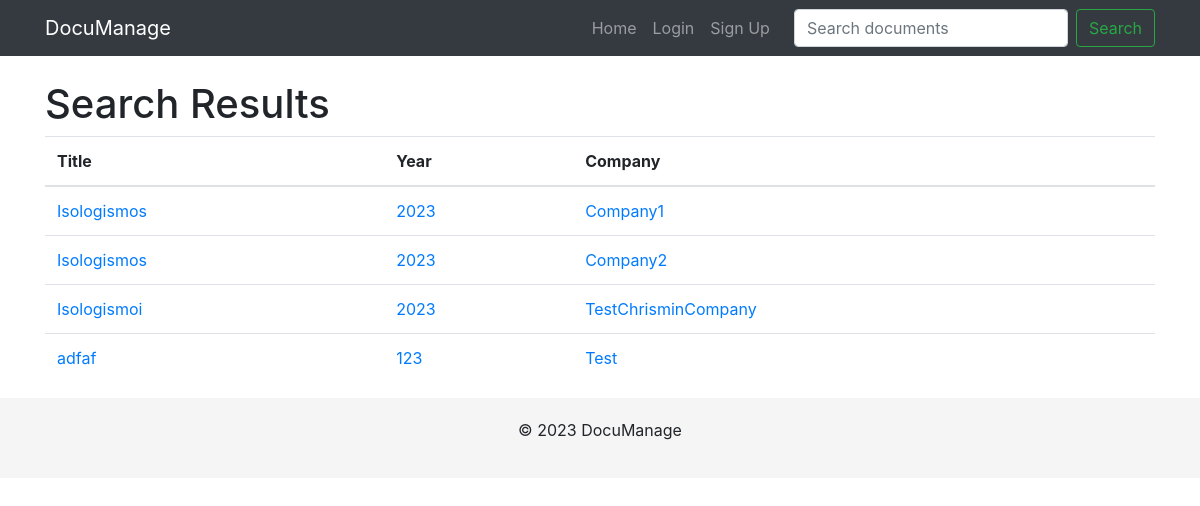
The app's page /search/, older data.
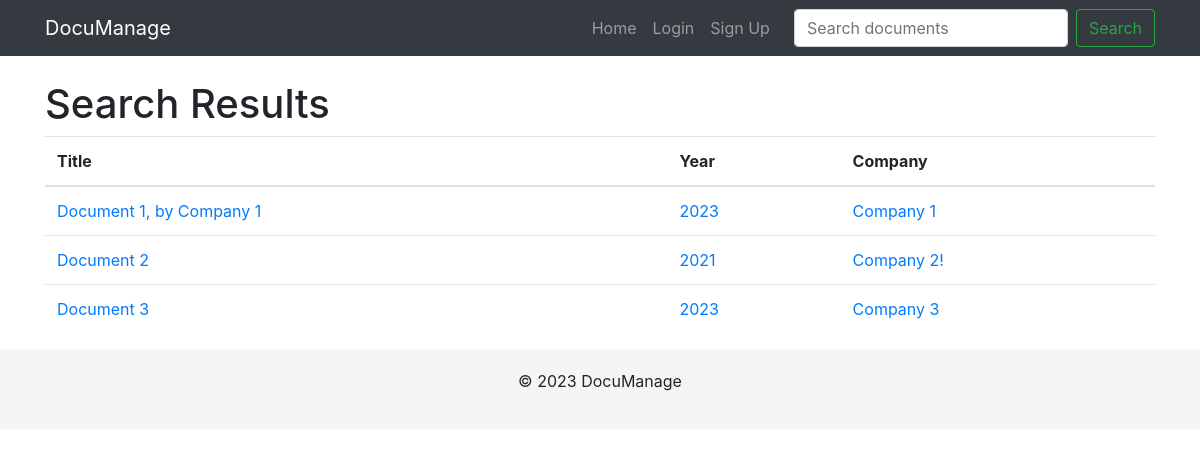
The same page, newer data.
### documents/models.py (models this page shows, shortened)
class Document(models.Model):
    title = models.CharField(max_length=100)
    company = models.ForeignKey(Company, on_delete=models.CASCADE)
    year = models.IntegerField()
    document = models.FileField(upload_to=document_upload_to)
    slug = models.SlugField(unique=True, editable=False)  # Make slug not editable

class Company(models.Model):
    name = models.CharField(max_length=100)
    description = models.TextField(blank=True)
    logo = models.ImageField(upload_to='company_logos/', blank=True)
    slug = models.SlugField(unique=True, editable=False)  # Make slug not editable
    owner = models.ForeignKey(settings.AUTH_USER_MODEL, on_delete=models.CASCADE)

### documents/views.py (the view)
# urls.py: path('search/', views.search_results, name='search_results'),
def search_results(request):
    query = request.GET.get('query', '')
    documents = Document.objects.filter(
        Q(title__icontains=query) |
        Q(company__name__icontains=query) |
        Q(year__icontains=query)
    )
    return render(request, 'documents/search_results.html', {'documents': documents})

### documents/templates/documents/search_results.html
{% extends "documents/base.html" %}
{% block content %}
    <h1>Search Results</h1>
    {% if documents %}
        <table class="table">
            <thead>
                <tr>
                    <th>Title</th>
                    <th>Year</th>
                    <th>Company</th>
                </tr>
            </thead>
            <tbody>
                {% for document in documents %}
                    <tr class="clickable-row" onclick="window.location='{% url 'document_detail' document.company.slug document.year document.slug %}';">
                        <td>{{ document.title }}</td>
                        <td>{{ document.year }}</td>
                        <td>{{ document.company.name }}</td>
                    </tr>
                {% endfor %}
            </tbody>
        </table>
    {% else %}
        <p>No documents found.</p>
    {% endif %}
{% endblock %}

### documents/templates/documents/base.html (shortened to what this page needs)
<!DOCTYPE html>
<html>
<head>
    <link rel="stylesheet" href="https://stackpath.bootstrapcdn.com/bootstrap/4.3.1/css/bootstrap.min.css">
</head>
<body>
    <nav class="navbar navbar-expand-md navbar-dark bg-dark fixed-top">
        <div class="container">
            <a class="navbar-brand" href="{% url 'company_list' %}">DocuManage</a>
            <div class="collapse navbar-collapse" id="navbarNav">
                <ul class="navbar-nav ml-auto">
                    <li class="nav-item">
                        <a class="nav-link" href="{% url 'company_list' %}">Home</a>
                    </li>
                    {% if user.is_authenticated %}
                    <li class="nav-item">
                        <a class="nav-link" href="{% url 'profile' %}">Welcome, {{ user.username }}</a>
                    </li>
                        {% if user.is_superuser %}
                        <li class="nav-item">
                            <a class="nav-link" href="{% url 'admin:index' %}">Admin Panel</a>
                        {% endif %}
                    <li class="nav-item">
                        <a class="nav-link" href="{% url 'logout' %}">Logout</a>
                    </li>
                    {% else %}
                    <li class="nav-item">
                        <a class="nav-link" href="{% url 'login' %}">Login</a>
                    </li>
                    <li class="nav-item">
                        <a class="nav-link" href="{% url 'signup' %}">Sign Up</a>
                    </li>
                    {% endif %}
                </ul>
                <form class="form-inline ml-3" method="get" action="{% url 'search_results' %}">
                    <input class="form-control mr-sm-2" type="search" placeholder="Search documents" aria-label="Search" name="query">
                    <button class="btn btn-outline-success my-2 my-sm-0" type="submit">Search</button>
                </form>
            </div>
        </div>
    </nav>
    <div class="container mt-4">
        {% block content %}{% endblock %}
    </div>
    <div class="footer">
        <div class="container">
            <p>&copy; {% now "Y" %} DocuManage</p>
        </div>
    </div>
</body>
</html>

### documents/templates/documents/base.html (style rules this page uses)
body { padding-top: 56px; }
.footer { padding: 20px 0; background-color: #f5f5f5; text-align: center; }
.clickable-row { cursor: pointer; color: #007bff; }

Row changes from the older to the newer data that the page shows:
removed Document: title "Isologismos", year "2023", company.name "Company1"
removed Document: title "Isologismos", year "2023", company.name "Company2"
removed Document: title "Isologismoi", year "2023", company.name "TestChrisminCompany"
removed Document: title "adfaf", year "123", company.name "Test"
added Document: title "Document 1, by Company 1", year "2023", company.name "Company 1"
added Document: title "Document 2", year "2021", company.name "Company 2!"
added Document: title "Document 3", year "2023", company.name "Company 3"
